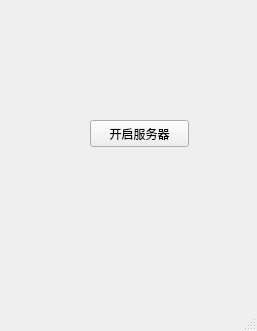
<?xml version="1.0" encoding="UTF-8"?>
<ui version="4.0">
 <class>TcpServer</class>
 <widget class="QMainWindow" name="TcpServer">
  <property name="geometry">
   <rect>
    <x>0</x>
    <y>0</y>
    <width>257</width>
    <height>331</height>
   </rect>
  </property>
  <property name="windowTitle">
   <string>MainWindow</string>
  </property>
  <widget class="QWidget" name="centralwidget">
   <widget class="QPushButton" name="startBtn">
    <property name="geometry">
     <rect>
      <x>90</x>
      <y>120</y>
      <width>99</width>
      <height>27</height>
     </rect>
    </property>
    <property name="text">
     <string>开启服务器</string>
    </property>
   </widget>
  </widget>
  <widget class="QMenuBar" name="menubar">
   <property name="geometry">
    <rect>
     <x>0</x>
     <y>0</y>
     <width>257</width>
     <height>28</height>
    </rect>
   </property>
  </widget>
  <widget class="QStatusBar" name="statusbar"/>
 </widget>
 <resources/>
 <connections/>
</ui>
